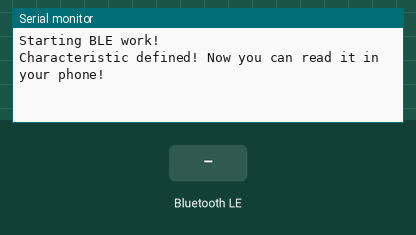
Simulated run of this sketch. Board: ESP32. Shown: the last lines printed to the serial monitor. Inputs (shaded band) come from the test bench. Nothing arrives over Bluetooth unless stated; a phone connects over Bluetooth LE 3 s after start.

Above: at 1.2 s.
1.3 s: Bluetooth LE write "1" received
At 2.5 s:
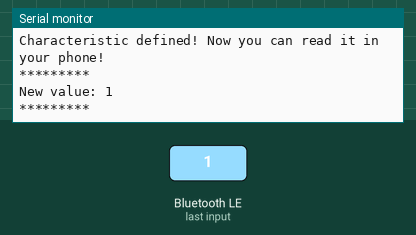
2.8 s: Bluetooth LE write "0" received
At 3.8 s:
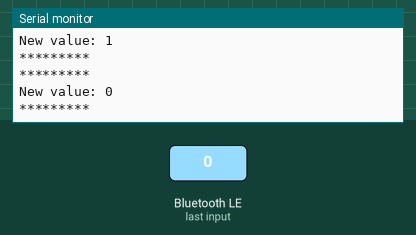
4.3 s: Bluetooth LE write "2" received
At 5.0 s:
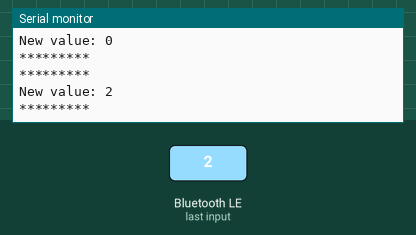

Measured:
- after the input at 1.3 s, the serial monitor: prints a new line at once (image 1)
- after the input at 2.8 s, the serial monitor: prints a new line at once (image 2)
- after the input at 4.3 s, the serial monitor: prints a new line at once (image 3)

The sketch:

Bluetooth_basics.ino.ino
```cpp
/*

    Bluetooth - It uses a piconet framework to establish connection. It connects in master -slave mode, where slave can send data only to master and not
    ohter slaves.

    Bluetooth vs BLE :

    ->Bluetooth also known as bluetooth classic is used for conitnuous streaming; It is generally meant for Large data transfer like audio or video files
    A bluetooth master can connect upto 7 slaves
    Data speed; 1MBPS - 3MBPS

    ->BLE AKA Bluetooth Low Energy is meant for low volume, burst data transfer which not only decreases the bandwidth but also the power consumption.
    Unlimited connections
    Data Speed; 125KBPS - 2MBPS

    This code is to create a central place to keep my application as well as the explanation in a nutshell
*/
/*
    Based on Neil Kolban example for IDF: https://github.com/nkolban/esp32-snippets/blob/master/cpp_utils/tests/BLE%20Tests/SampleServer.cpp
    Ported to Arduino ESP32 by Evandro Copercini
    updates by chegewara
*/

#include <BLEDevice.h>  //These are the headers needed for creating a BLE server
#include <BLEUtils.h>
#include <BLEServer.h>

// See the following for generating UUIDs:
// https://www.uuidgenerator.net/

/*

    UUIDs are 128-bit wide ID which are used to identify devices. It stands for Universally Unique ID. Here we are creating Service UUID and its CHARACTERISTIC's UUID

    Services && Characteristics :-

    GATT defines the format how BLE devices communicate:
    The topmost layer consists of profile which itself is a collection of many services
    A service itself is a collection of several Characteristics
    Characteristics have their own properties, values && user defined or pre-defined no. of descriptor

    A Service can be User defined or can be from a predefined specification
    Each service has its own UUID. Some Services may have pre-defined UUIDs

*/

#define SERVICE_UUID "1a2a3e3f-1fb5-459e-8fcc-c5c9c331924b"
#define CHARACTERISTIC_UUID "1a2a3e3f-1fb5-459e-8fcc-c5c9c331924b"  //"beb5483e-36e1-4688-b7f5-ea07061b26a8"

class MyCallbacks : public BLECharacteristicCallbacks {
  void onWrite(BLECharacteristic *pCharacteristic) {
    std::string value = pCharacteristic->getValue();  // Defines a class and associates it with a callback function

    if (value.length() > 0) {
      Serial.println("*********");
      Serial.print("New value: ");
      for (int i = 0; i < value.length(); i++)
        Serial.print(value[i]);

      Serial.println();
      Serial.println("*********");
    }
  }
};

void setup() {
  Serial.begin(115200);
  Serial.println("Starting BLE work!");

  BLEDevice::init("ESP32");  //Used to name the esp32

  //BLEServer initialization
  BLEServer *pServer = BLEDevice::createServer();                       //Used to create a BLE server; It initializes the ESP32 as a BLE Server
  BLEService *pService = pServer->createService(SERVICE_UUID);          //Used to create a custom service with the mentioned UUID
  BLECharacteristic *pCharacteristic = pService->createCharacteristic(  // Used to create Characteristic of the given custom service
    CHARACTERISTIC_UUID,                                                // This Characteristic has this CHARACTERISTIC_UUID
    BLECharacteristic::PROPERTY_READ |                                  // The service will have READ && WRITE Properties
    BLECharacteristic::PROPERTY_WRITE);

  pCharacteristic->setValue("I am right here!");     // Sets the value of the characteristic such that it is available to read from
  pCharacteristic->setCallbacks(new MyCallbacks());  // Sets the callback function to point ti the specified class MyCallbacks
  pService->start();                                 // Starts the custom service

  // This code is used to init advertising related variables
  // BLEAdvertising *pAdvertising = pServer2->getAdvertising();  // this still is working for backward compatibility
  BLEAdvertising *pAdvertising = BLEDevice::getAdvertising();
  pAdvertising->addServiceUUID(SERVICE_UUID);
  pAdvertising->setScanResponse(true);
  pAdvertising->setMinPreferred(0x06);  // functions that help with iPhone connections issue
  pAdvertising->setMinPreferred(0x12);
  BLEDevice::startAdvertising();  // Starts advertising the device to other slaves such that they can detect the device
                                  // connect to it and start communicating with it

  Serial.println("Characteristic defined! Now you can read it in your phone!");
}

void loop() {
  // put your main code here, to run repeatedly:
  delay(2000);
}
```
